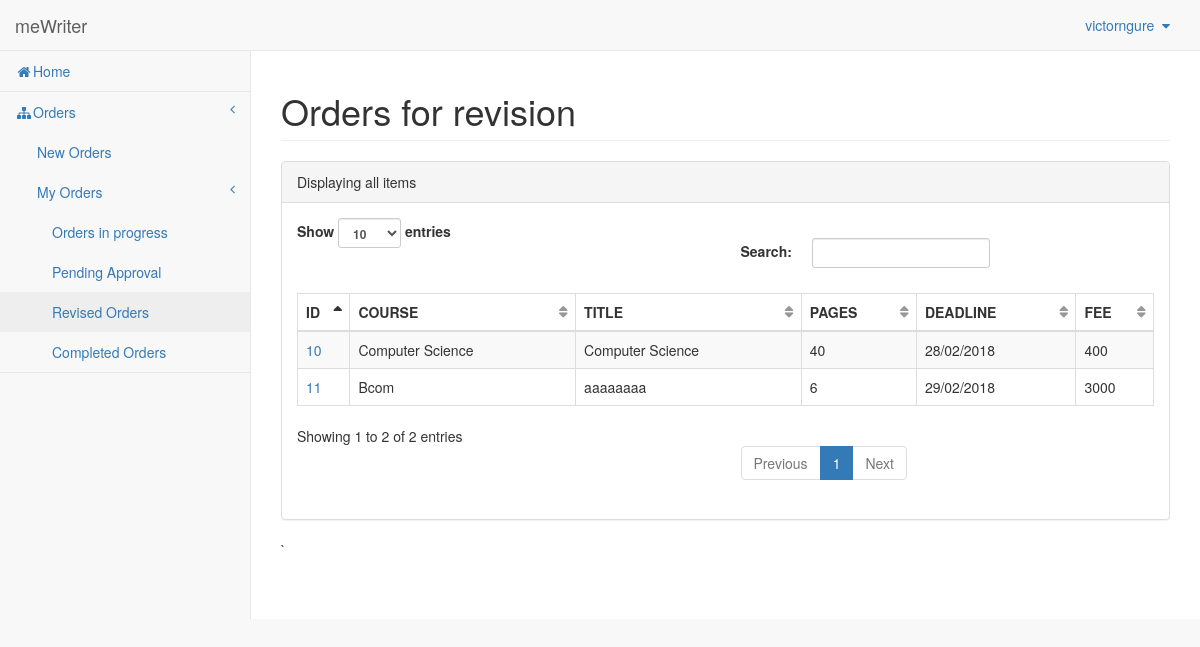
The page /revisedOrders.php (signed in) on the database its author committed.
### tables this page shows
CREATE TABLE `orders` (
  `orderId` int(254) NOT NULL,
  `orderCourse` varchar(254) NOT NULL,
  `orderTitle` varchar(254) NOT NULL,
  `orderStatus` int(1) NOT NULL DEFAULT '0',
  `pages` int(10) NOT NULL,
  `deadline` varchar(254) NOT NULL,
  `fee` int(254) NOT NULL,
  `paperDescription` varchar(1000) NOT NULL,
  `academicLevel` varchar(100) NOT NULL,
  `titlePage` varchar(100) NOT NULL,
  `paperFormat` varchar(100) NOT NULL,
  `serviceType` varchar(100) NOT NULL,
  `writersId` int(100) DEFAULT NULL,
  `clientId` int(100) NOT NULL,
  `assignmentStatus` int(1) NOT NULL DEFAULT '0'
);

### revisedOrders.php (the view, shortened to what this page needs)
<!DOCTYPE html>
<html lang="en">
<head>
    <link href="vendor/bootstrap/css/bootstrap.min.css" rel="stylesheet">
    <link href="vendor/metisMenu/metisMenu.min.css" rel="stylesheet">
    <link href="dist/css/sb-admin-2.css" rel="stylesheet">
    <link href="vendor/morrisjs/morris.css" rel="stylesheet">
    <link href="vendor/font-awesome/css/font-awesome.min.css" rel="stylesheet" type="text/css">
</head>
<body>
    <div id="wrapper">
        <nav class="navbar navbar-default navbar-static-top" role="navigation" style="margin-bottom: 0">
            <div class="navbar-header">
                <a class="navbar-brand" href="index.php">meWriter</a>
            </div>
            <ul class="nav navbar-top-links navbar-right">
                <li class="dropdown">
                <li class="dropdown">
                    <a class="dropdown-toggle" data-toggle="dropdown" href="#">
                    <?php echo $_SESSION['writersName'];?>  &nbsp<i class="fa fa-caret-down"></i>
                    </a>
                </li>
            </ul>
            <div class="navbar-default sidebar" role="navigation">
                <div class="sidebar-nav navbar-collapse">
                    <ul class="nav" id="side-menu">
                        <li>
                            <a href="index.html"><i class="fa fa-home fa-fw"></i>Home</a>
                        </li>
                     <li>
                            <a href="#"><i class="fa fa-sitemap fa-fw"></i>Orders<span class="fa arrow"></span></a>
                            <ul class="nav nav-second-level">
                                <li>
                                    <a href="newOrders.php">New Orders</a>
                                </li>
                                <li>
                                    <a href="#">My Orders<span class="fa arrow"></span></a>
                                    <ul class="nav nav-third-level">
                                        <li>
                                            <a href="pendingOrders.php">Orders in progress</a>
                                        </li>
                                        <li>
                                            <a href="awaitingApproval.php">Pending Approval</a>
                                        </li>
                                        <li>
                                            <a href="revisedOrders.php">Revised Orders</a>
                                        </li>
                                        <li>
                                            <a href="completedOrders.php">Completed Orders</a>
                                        </li>
                                    </ul>
                                </li>
                            </ul>
                        </li>
                        </ul>
                        </div>
        </nav>
        <div id="page-wrapper">
            <div class="row">
                <div class="col-lg-12">
                    <h1 class="page-header">Orders for revision</h1>
                </div>
            </div>
            <div class="row">
                <div class="col-lg-12">
                    <div class="panel panel-default">
                        <div class="panel-heading">
                            Displaying all items
                        </div>
                        <div class="panel-body">
                           <table width="100%" class="table table-striped table-bordered table-hover" id="dataTables-example">
                <?php
$writersId = $_SESSION['writersId'];
include('variables.php');
if ($result = $connection->query("
    SELECT * FROM orders WHERE writersId ='$writersId ' && assignmentStatus=3;"))
{
if ($result->num_rows > 0)
{
echo "<thead><th>ID</th><th>COURSE</th><th>TITLE</th><th>PAGES</th><th>DEADLINE</th><th>FEE</th></thead>";
while ($row = $result->fetch_object())
{
echo "<tr>";
echo "<td><a href='revisedOrderDetails.php?orderId=" . $row->orderId . "'>". $row->orderId .  "</td>";
echo "<td>" . $row->orderCourse . "</td>";
echo "<td>" . $row->orderTitle . "</td>";
echo "<td>" . $row->pages . "</td>";
echo "<td>" . $row->deadline . "</td>";
echo "<td>" . $row->fee . "</td>";
echo "</tr>";
}
echo "</table>";
}
else
{
echo "No results to display!";
}
}
else
{
echo "Error: " . $mysqli->error;
}
?>
                </div>
            </div>
        </div>
    </div>
</body>
</html>

### rows shown on the page
orders: orderId "10", orderCourse "Computer Science", orderTitle "Computer Science", pages "40", deadline "28/02/2018", fee "400"
orders: orderId "11", orderCourse "Bcom", orderTitle "aaaaaaaa", pages "6", deadline "29/02/2018", fee "3000"

### other values the page prints
$_SESSION['writersName'] "victorngure"
